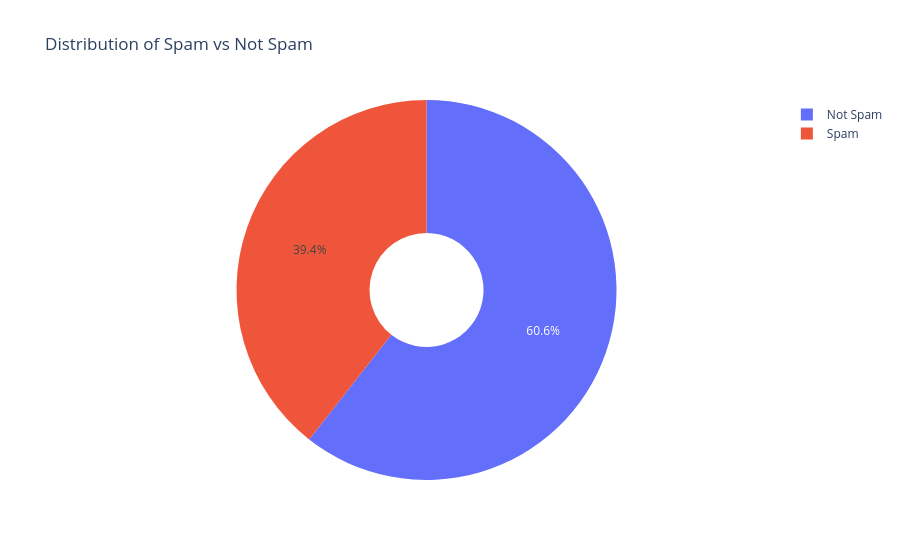
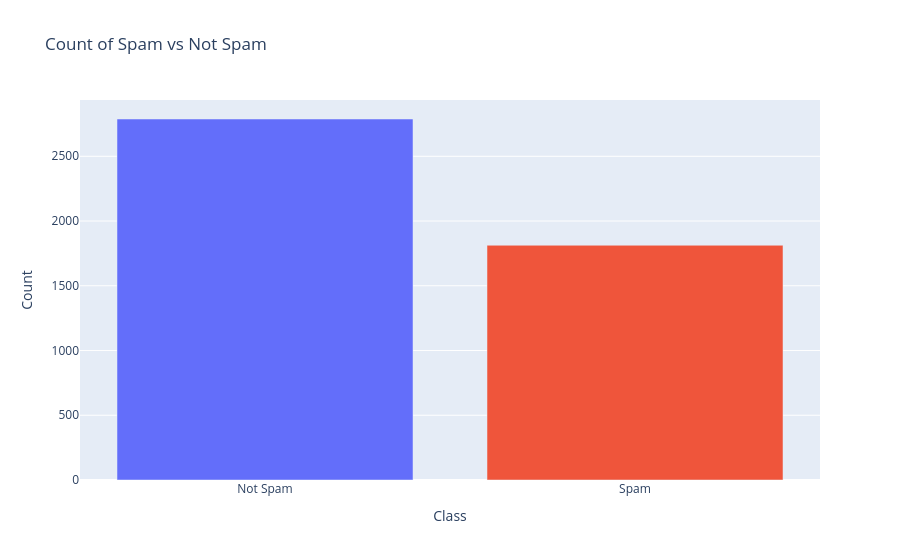

Source (notebook cell) for these figures, in order:
### Markdown cell above
##  3. Data Visualization

### Code cell
# Visualize the distribution of the target variable
import plotly.graph_objects as go

# Count the values
value_counts = df['spam'].value_counts().sort_index()
labels = ['Not Spam', 'Spam']
values = value_counts.values
colors = ['#636EFA', '#EF553B']

# Create pie chart
fig = go.Figure(data=[go.Pie(labels=labels, values=values, hole=0.3,
                              marker=dict(colors=colors))])
fig.update_layout(title_text='Distribution of Spam vs Not Spam')
fig.show()

# Create bar chart
fig = go.Figure(data=[go.Bar(x=labels, y=values, marker=dict(color=colors))])
fig.update_layout(title_text='Count of Spam vs Not Spam',
                  xaxis_title='Class',
                  yaxis_title='Count')
fig.show()

print(f"\nClass Distribution:")
print(f"Not Spam (0): {value_counts[0]} ({value_counts[0]/len(df)*100:.2f}%)")
print(f"Spam (1): {value_counts[1]} ({value_counts[1]/len(df)*100:.2f}%)")

### Figure 1 — Plotly figure (JSON) as saved in the notebook; plotly's stock layout.template omitted (floating-point values rounded to 4 significant figures)
{"data": [{"hole": 0.3, "labels": ["Not Spam", "Spam"], "marker": {"colors": ["#636EFA", "#EF553B"]}, "type": "pie", "values": [2788, 1813]}], "layout": {"title": {"text": "Distribution of Spam vs Not Spam"}}}

### Figure 2 — Plotly figure (JSON) as saved in the notebook; plotly's stock layout.template omitted (floating-point values rounded to 4 significant figures)
{"data": [{"marker": {"color": ["#636EFA", "#EF553B"]}, "type": "bar", "x": ["Not Spam", "Spam"], "y": [2788, 1813]}], "layout": {"title": {"text": "Count of Spam vs Not Spam"}, "xaxis": {"title": {"text": "Class"}}, "yaxis": {"title": {"text": "Count"}}}}
